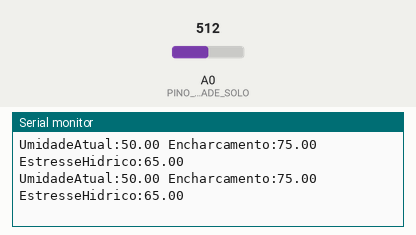
Recording of a sketch running on a simulated Arduino Uno, built with avr-gcc and run on an emulated ATmega328P. Shown: the last lines printed to the serial monitor. The inputs (shaded band) are chosen by the test bench; at power-on: A0 (PINO_SENSOR_UMIDADE_SOLO) = 512.

Above: at 1.8 s.
1.9 s: A0 (PINO_SENSOR_UMIDADE_SOLO) set to 716
At 2.8 s:
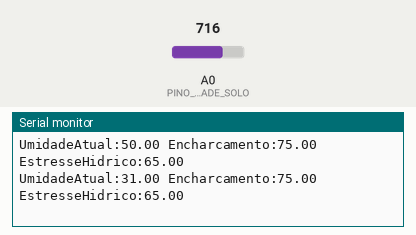
3.4 s: A0 (PINO_SENSOR_UMIDADE_SOLO) set to 900
At 4.8 s:
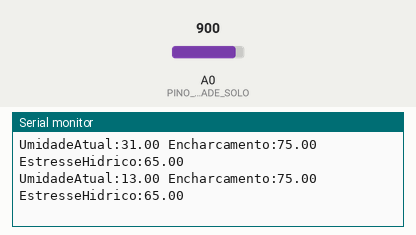
Timing chart, 0 to 6.4 s (numbered marks = the images above; inputs shaded):
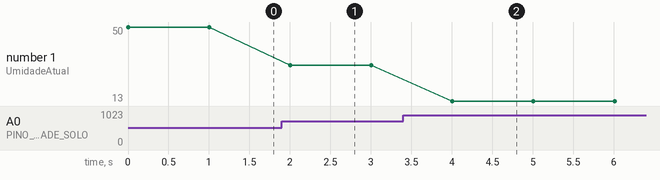

The sketch:

codigo_arduino.ino
```cpp
// declarando a porta do sensor como uma variavel constante
const int PINO_SENSOR_UMIDADE_SOLO = A0;
// declarando variaveis  contastes para as metricas de minimo e maximo
const float UmidadeMax = 75;
const float UmidadeMin = 65;
// função executada assim que o arduino ligar
void setup() {
  //  taxa de velocidade de processamento entre o arduino  e a  máquina
  Serial.begin(9600);
  // o dado que o arduino armazenará atraves do sensor
  pinMode(PINO_SENSOR_UMIDADE_SOLO, INPUT);
}
// função para o cálculo e apresentação dos dados da umidade do solo
// a função será executada  constantemente enquanto o arduino estiver ligado
void loop() {
  // variavel local do tipo inteiro que irá armazenar o dado coletado anteriormente pela porta A0
  int leituraSensor = analogRead(PINO_SENSOR_UMIDADE_SOLO);
  // variavel local que ira armazenar o calulo da porcentagem da umidade do solo atual
  // usando a função map para converter os valor maximo e minimo que o senor captura para o
  //intervalo de 0 a 100, colocando o 100 na frente para inverter os valores
  float porcentagemUmidade = map(leituraSensor, 0.0, 1023.0, 100.0, 0.0);
  // imprimindo o calculo  feito anteriormente na tela
  // Serial.print("Umidade do Solo: ");
  Serial.print("UmidadeAtual:");
  Serial.print(porcentagemUmidade);
  Serial.print(" ");
  Serial.print("Encharcamento:");
  Serial.print(UmidadeMax);
  Serial.print(" ");
  Serial.print("EstresseHidrico:");
  Serial.print(UmidadeMin);
  Serial.println(" ");

  // o tempo da espera de um segundo para repetir o loop
  delay(1000);
}
```

Measured:
- after the input at 1.9 s, the serial monitor: prints a new line after 0.10 s (image 1)
- after the input at 3.4 s, the serial monitor: prints a new line after 0.61 s (image 2)
- plotted number 1: 50 → 31 after the input at 1.9 s, 31 → 13 after the input at 3.4 s
